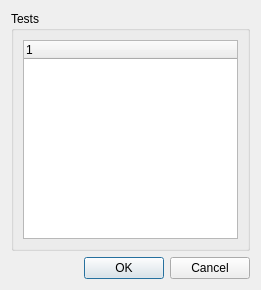
<?xml version="1.0" encoding="UTF-8"?>
<ui version="4.0">
 <class>MoveTargetDlg</class>
 <widget class="QDialog" name="MoveTargetDlg">
  <property name="geometry">
   <rect>
    <x>0</x>
    <y>0</y>
    <width>261</width>
    <height>290</height>
   </rect>
  </property>
  <property name="windowTitle">
   <string>Move Target</string>
  </property>
  <layout class="QVBoxLayout" name="verticalLayout_2">
   <item>
    <widget class="QGroupBox" name="groupBox">
     <property name="title">
      <string>Tests</string>
     </property>
     <layout class="QVBoxLayout" name="verticalLayout">
      <item>
       <widget class="QTreeWidget" name="treeWidget">
        <column>
         <property name="text">
          <string notr="true">1</string>
         </property>
        </column>
       </widget>
      </item>
     </layout>
    </widget>
   </item>
   <item>
    <widget class="QDialogButtonBox" name="buttonBox">
     <property name="orientation">
      <enum>Qt::Horizontal</enum>
     </property>
     <property name="standardButtons">
      <set>QDialogButtonBox::Cancel|QDialogButtonBox::Ok</set>
     </property>
    </widget>
   </item>
  </layout>
 </widget>
 <resources/>
 <connections>
  <connection>
   <sender>buttonBox</sender>
   <signal>accepted()</signal>
   <receiver>MoveTargetDlg</receiver>
   <slot>accept()</slot>
   <hints>
    <hint type="sourcelabel">
     <x>248</x>
     <y>254</y>
    </hint>
    <hint type="destinationlabel">
     <x>157</x>
     <y>274</y>
    </hint>
   </hints>
  </connection>
  <connection>
   <sender>buttonBox</sender>
   <signal>rejected()</signal>
   <receiver>MoveTargetDlg</receiver>
   <slot>reject()</slot>
   <hints>
    <hint type="sourcelabel">
     <x>316</x>
     <y>260</y>
    </hint>
    <hint type="destinationlabel">
     <x>286</x>
     <y>274</y>
    </hint>
   </hints>
  </connection>
 </connections>
</ui>
